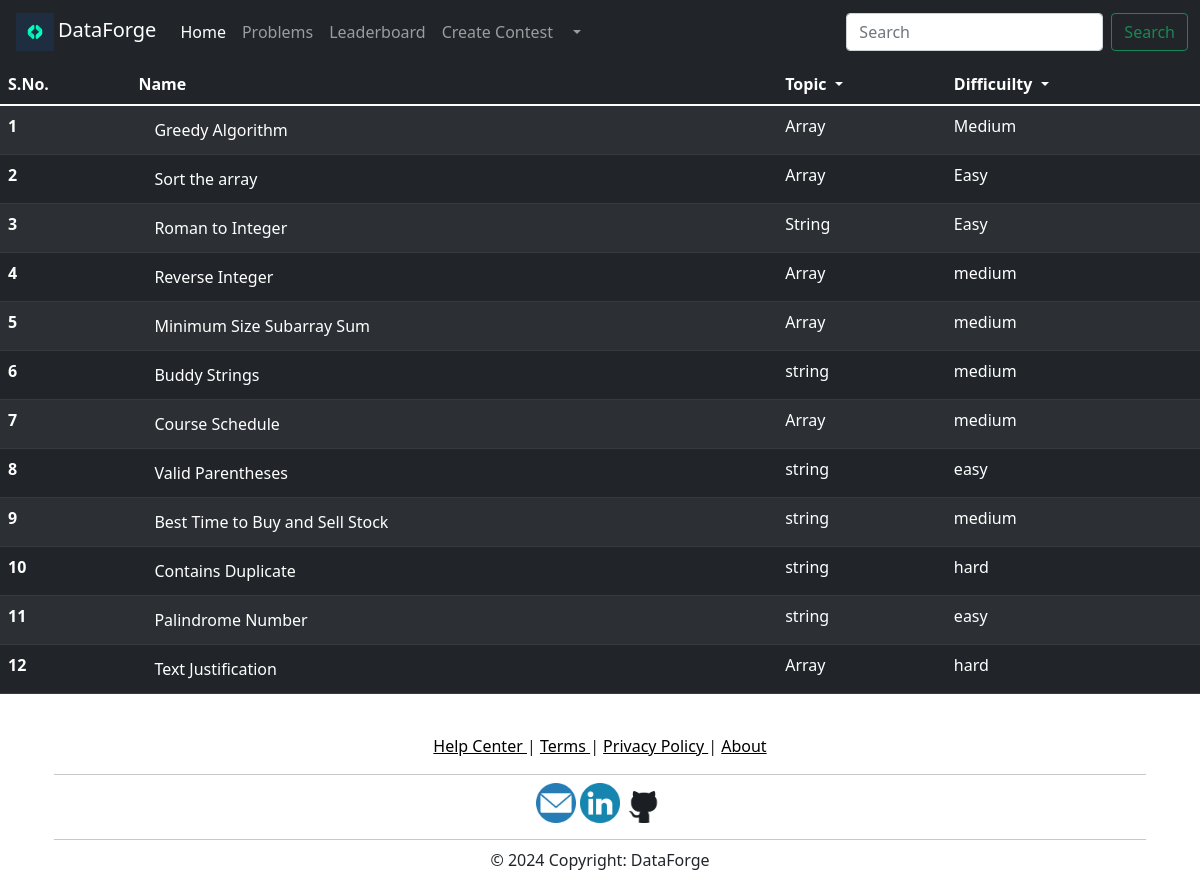
The app's page /problems/ with its own data.
### Home/models.py (models this page shows, shortened)
class Problem(models.Model):
    id = models.IntegerField(primary_key=True)
    name = models.CharField(max_length=122)
    type = models.CharField(max_length=50)
    difficuilty = models.CharField(max_length=10)
    statement = models.TextField()
    task = models.TextField(null=True)
    time_complexity = models.CharField(max_length=50,null=True)
    space_complexity = models.CharField(max_length=50,null=True)
    constraints = models.CharField(max_length=122,null=True)
    example = models.TextField(null=True)

### Home/views.py (the view)
# urls.py: path("problems/", views.problems, name="problems"),  # Add this line for /problems/ endpoint
def problems(request, user_name=None):
    user = None
    rank = None
    if user_name is not None:
        try:
            user = User.objects.get(username=str(user_name))
            rank = User.objects.all().filter(problems_solved__gt=user.problems_solved).count() + 1
        except User.DoesNotExist:
            pass
    problems = Problem.objects.all()
    types = Problem.objects.values('type').distinct()
    return render(request, 'problems.html', {'user': user, 'problems': problems, 'types': types, 'rank': rank})

### templates/problems.html (shortened to what this page needs)
{% extends 'base.html' %}
{% block account %}
  <li class="nav-item dropdown">
    <a class="nav-link dropdown-toggle" href="#" id="navbarDropdown" role="button" data-bs-toggle="dropdown" aria-expanded="false">
    </a>
  </li>
{% endblock account %}
{% block problems %}
<li class="nav-item">
  <a class="nav-link" href="/problems/{{ user.username }}">Problems</a>
</li>
{% endblock problems %}
{% block navbar %}
  <form class="d-flex" method="post" action="/problem_search/{{ user.username }}">
    <input class="form-control me-2" type="search" name="search" placeholder="Search" aria-label="Search">
    <button class="btn btn-outline-success" type="submit">Search</button>
  </form>
{% endblock navbar %}
{% block body %}
<table class="table table-dark table-striped">
    <thead>
      <tr>
        <th scope="col">S.No.</th>
        <th scope="col">Name</th>
        <th scope="col dropdown">
                <a class="nav-link dropdown-toggle px-0 py-0" href="#" id="navbarDropdown" role="button" data-bs-toggle="dropdown" aria-expanded="false" style="color:white">
                  Topic
                </a>
        </th>
        <th scope="col">
            <a class="nav-link dropdown-toggle px-0 py-0" href="#" id="navbarDropdown" role="button" data-bs-toggle="dropdown" aria-expanded="false" style="color:white">
                Difficuilty
              </a>
        </th>
      </tr>
    </thead>
    <tbody>
        {% for item in problems %}
          <tr>
            <th scope="row">{{ forloop.counter }}</th>
            <td><a class="nav-link py-1" href="/problem_desc/{{ user.username }}/{{ item.id }}" style="color:white">{{ item.name }}</td>
            <td>{{ item.type }}</td>
            <td>{{ item.difficuilty }}</td>
          </tr>
        {% endfor %}
    </tbody>
  </table>
{% endblock body %}

### records on screen
Problem: name "Greedy Algorithm", type "Array", difficuilty "Medium"
Problem: name "Sort the array", type "Array", difficuilty "Easy"
Problem: name "Roman to Integer", type "String", difficuilty "Easy"
Problem: name "Reverse Integer", type "Array", difficuilty "medium"
Problem: name "Minimum Size Subarray Sum", type "Array", difficuilty "medium"
Problem: name "Buddy Strings", type "string", difficuilty "medium"
Problem: name "Course Schedule", type "Array", difficuilty "medium"
Problem: name "Valid Parentheses", type "string", difficuilty "easy"
Problem: name "Best Time to Buy and Sell Stock", type "string", difficuilty "medium"
Problem: name "Contains Duplicate", type "string", difficuilty "hard"
Problem: name "Palindrome Number", type "string", difficuilty "easy"
Problem: name "Text Justification", type "Array", difficuilty "hard"
